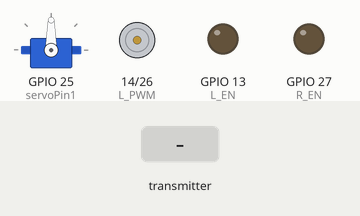
This sketch was run on a simulated ESP32. Shown: servo, motor-driver pin pairs drawn as motors (green arrow = first pin HIGH = forward, orange = second pin HIGH = backward, longer = more drive), output pins drawn as LEDs (lit = HIGH). Inputs (shaded band) come from the test bench.

Above: at 1.2 s.
1.3 s: the transmitter starts sending potValue = 4095
At 1.6 s:
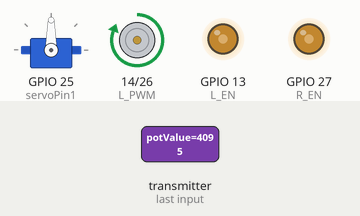
4.3 s: the transmitter starts sending joyXValue = 1024
At 4.6 s:
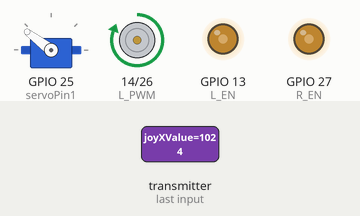
7.3 s: the transmitter starts sending potValue = 0
At 9.1 s:
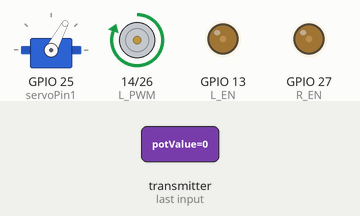
10.3 s: the transmitter starts sending joyXValue = 0
At 12.1 s:
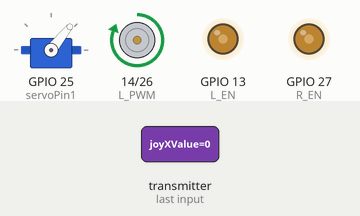
13.3 s: the transmitter starts sending potValue = 1024
At 15.5 s:
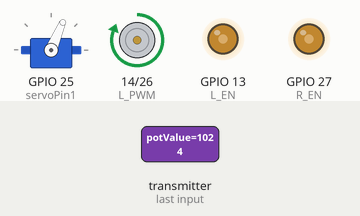
16.3 s: the transmitter starts sending joyXValue = 2048
At 18.1 s:
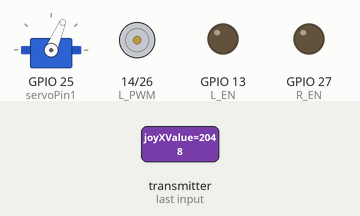
Timing chart, 0 to 20.3 s (numbered marks = the images above; inputs shaded):
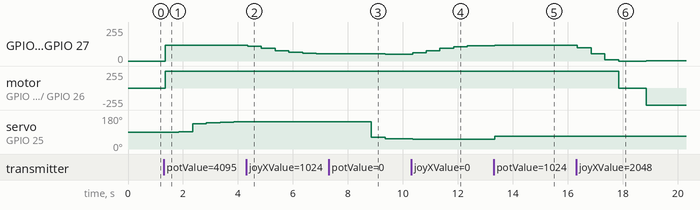

Measured:
- after the input at 1.3 s, GPIO 13 (L_EN), GPIO 27 (R_EN): 0/255 → 120/255 after 0.05 s; motor on GPIO 14 (L_PWM) / GPIO 26 (R_PWM): stopped → forward 255/255 after 0.05 s; servo on GPIO 25 (servoPin1): moves from 90° to 143° over 2.0 s, starting after 0.55 s
- after the input at 4.3 s, GPIO 13 (L_EN), GPIO 27 (R_EN): moves from 120/255 to 56/255 over 2.5 s, starting after 0.05 s
- after the input at 7.3 s, servo on GPIO 25 (servoPin1): 144° → 62° after 1.6 s, → 55° 0.50 s later, → 53° 0.50 s later
- after the input at 10.3 s, GPIO 13 (L_EN), GPIO 27 (R_EN): moves from 52/255 to 115/255 over 2.5 s, starting after 0.05 s
- after the input at 13.3 s, servo on GPIO 25 (servoPin1): 51° → 67° after 0.05 s
- after the input at 16.3 s, GPIO 13 (L_EN), GPIO 27 (R_EN): 119/255 → 101/255 after 0.05 s, → 55/255 0.50 s later, → 9/255 0.50 s later, → 0/255 0.50 s later, … (6 changes in this stretch); motor on GPIO 14 (L_PWM) / GPIO 26 (R_PWM): forward 255/255 → stopped after 1.6 s, → backward 255/255 1.0 s later

The sketch:

ESPNOW_RX_V5.ino
```cpp
#include <SimpleKalmanFilter.h>

#include <esp_now.h>
#include <WiFi.h>
#include <ESP32Servo.h>
int potAngle;
// Structure example to receive data
// Must match the sender structure
typedef struct struct_message {
    int potValue;     // Giá trị từ biến trở
    int joyXValue;    // Giá trị từ trục X của joystick
    //int joyYValue;    // Giá trị từ trục Y của joystick
    bool buttonState; // Trạng thái nút bấm của joystick
} struct_message;

// Create a struct_message called myData
struct_message myData;

const int ledPin = 2;  // Chân kết nối LED
const int servoPin1 = 25; // Chân kết nối servo 1
const int R_PWM = 26;
const int R_EN = 27;
const int L_PWM = 14;
const int L_EN = 13;

Servo servo1; // Servo điều khiển bằng biến trở

SimpleKalmanFilter kalmanFilterPot(52, 52, 0.1); // Thông số cho biến trở
SimpleKalmanFilter kalmanFilterJoyX(52, 52, 0.1); // Thông số cho trục X của joystick

// callback function that will be executed when data is received
void OnDataRecv(const uint8_t * mac, const uint8_t *incomingData, int len) {
  memcpy(&myData, incomingData, sizeof(myData));

   // Áp dụng bộ lọc Kalman cho các giá trị đọc
  float filteredPotValue = kalmanFilterPot.updateEstimate(myData.potValue);
  float filteredJoyXValue = kalmanFilterJoyX.updateEstimate(myData.joyXValue);


      // Xuất giá trị trước và sau khi lọc ra Serial Monitor
//  Serial.print("Biến trở: "); Serial.print(myData.potValue);
//  Serial.print(" Filtered Pot: "); Serial.print(filteredPotValue);
//  Serial.print(" ,Joystick X: "); Serial.print(myData.joyXValue);
//  Serial.print(" Filtered JoyX: "); Serial.println(filteredJoyXValue);


    if (filteredPotValue > 3700)  { potAngle = map(filteredPotValue, 3700, 4095, 90, 145); servo1.write(potAngle);}
    else if (filteredPotValue < 300)  { potAngle = map(filteredPotValue, 300, 0, 90, 50); servo1.write(potAngle);}
   // int potAngle = map(filteredPotValue, 0, 4095, 50, 145);
    //servo1.write(potAngle);

     int joyX = filteredJoyXValue;
      if (joyX > 2000 && joyX < 3500) {

    digitalWrite(R_PWM, HIGH);
    digitalWrite(L_PWM, LOW);
    int speed = map(joyX, 2000, 3499, 0, 160);
    analogWrite(R_EN, speed);
    analogWrite(L_EN, speed);
  } else if (joyX >= 3500) {
    // Động cơ quay tiến
    digitalWrite(R_PWM, HIGH);
    digitalWrite(L_PWM, LOW);
    int speed = map(joyX, 3500, 4095, 160, 255);
    analogWrite(R_EN, speed);
    analogWrite(L_EN, speed);
    } else if (joyX < 1800) {

    digitalWrite(R_PWM, LOW);
    digitalWrite(L_PWM, HIGH);
    int speed = map(joyX, 1800, 0, 0, 120);
    analogWrite(L_EN, speed);
    analogWrite(R_EN, speed);
    } else {
    // Động cơ dừng lại
    digitalWrite(R_PWM, LOW);
    digitalWrite(L_PWM, LOW);
    analogWrite(R_EN, 0);
    analogWrite(L_EN, 0);
  }
}


void setup() {
  // Initialize Serial Monitor
  Serial.begin(115200);

  // Set device as a Wi-Fi Station
  WiFi.mode(WIFI_STA);

  // Init ESP-NOW
  if (esp_now_init() != ESP_OK) {
    Serial.println("Error initializing ESP-NOW");
    return;
  }

  // Once ESPNow is successfully Init, we will register for recv CB to
  // get recv packer info
  esp_now_register_recv_cb(esp_now_recv_cb_t(OnDataRecv));
          // Gắn servo vào chân điều khiển
    servo1.attach(servoPin1);

  pinMode(R_PWM, OUTPUT);
  pinMode(R_EN, OUTPUT);
  pinMode(L_PWM, OUTPUT);
  pinMode(L_EN, OUTPUT);

}

void loop() {


}
```
